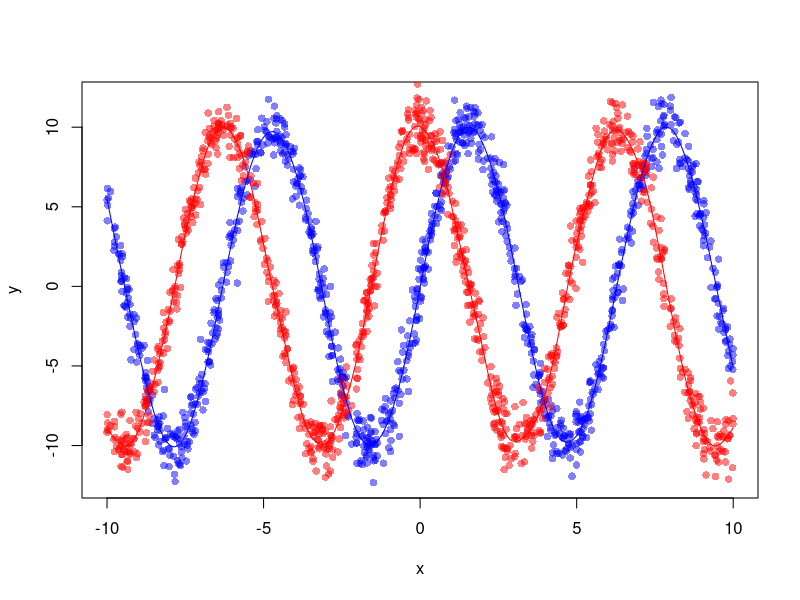
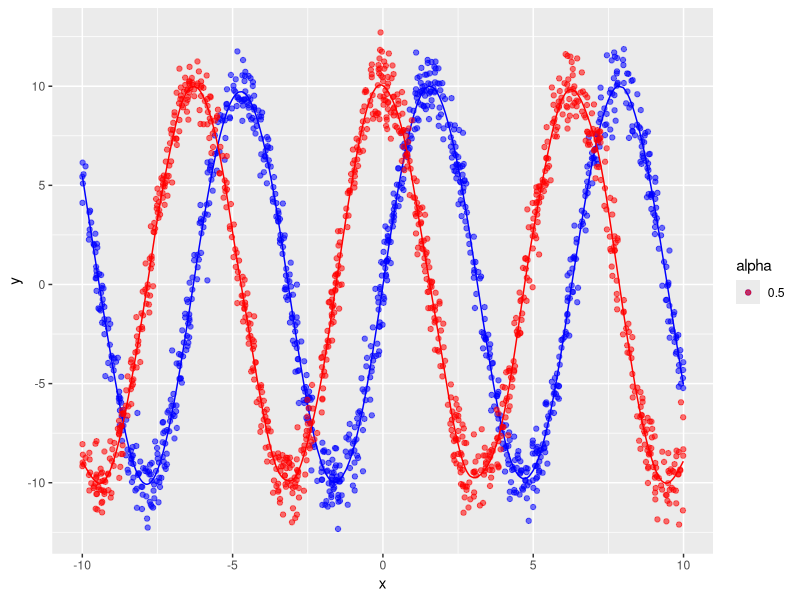
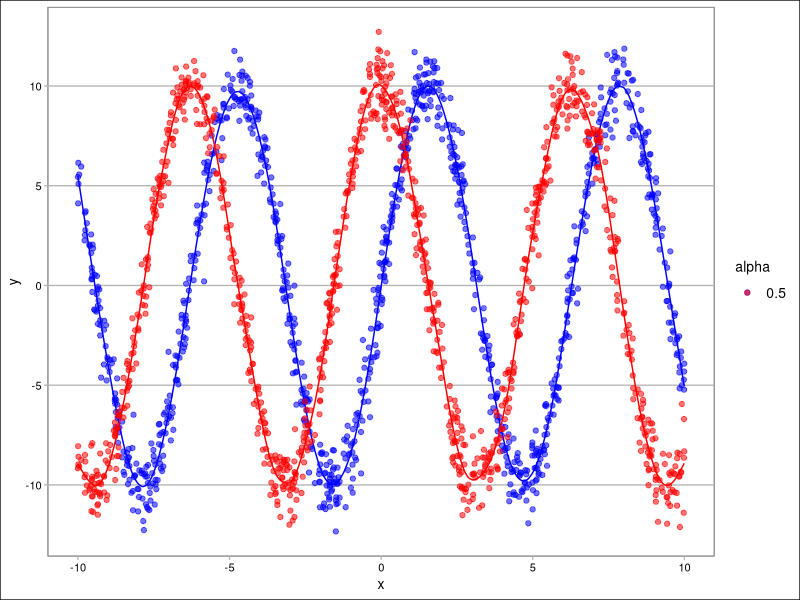
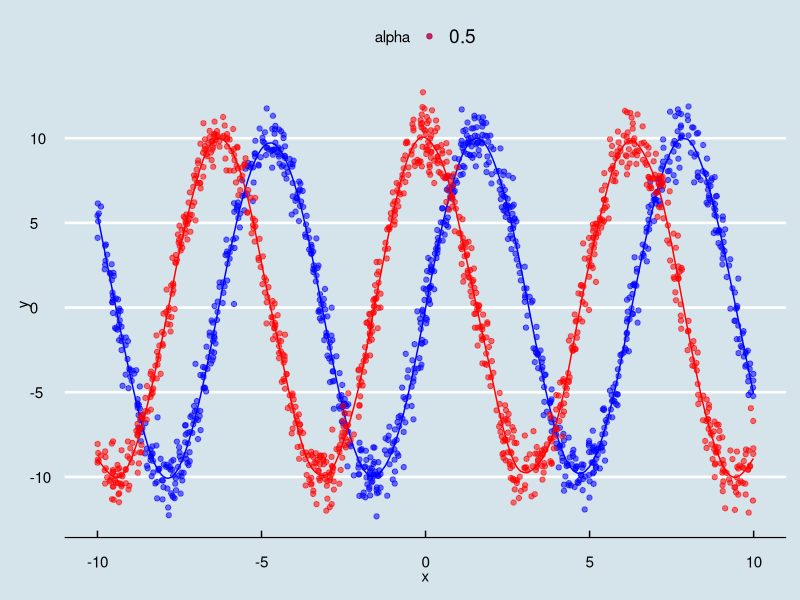
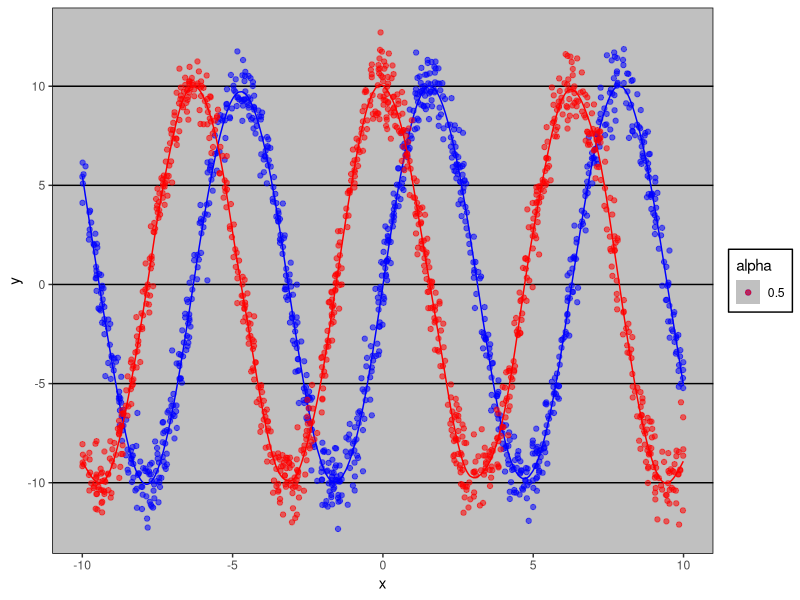
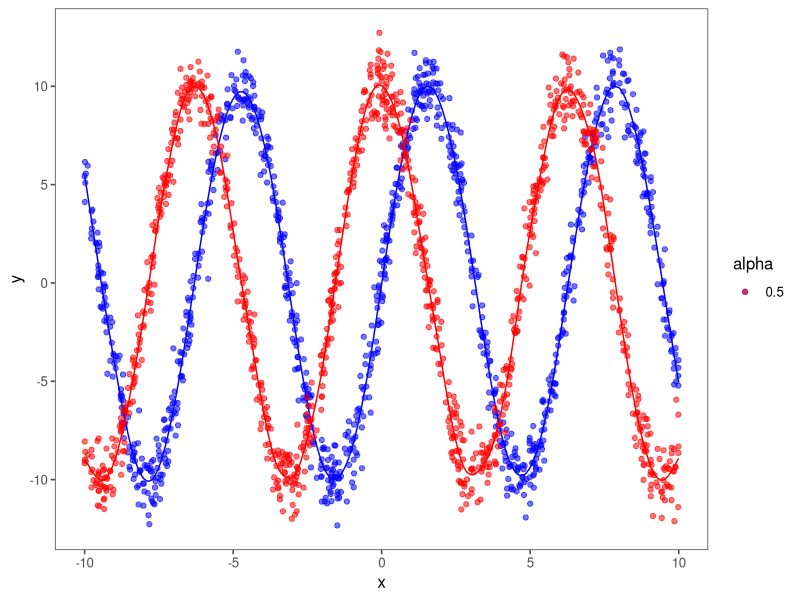
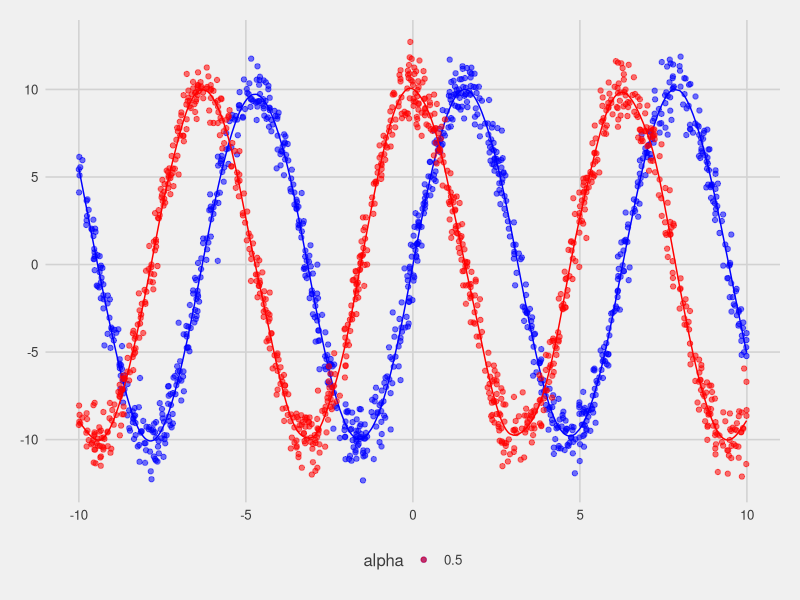
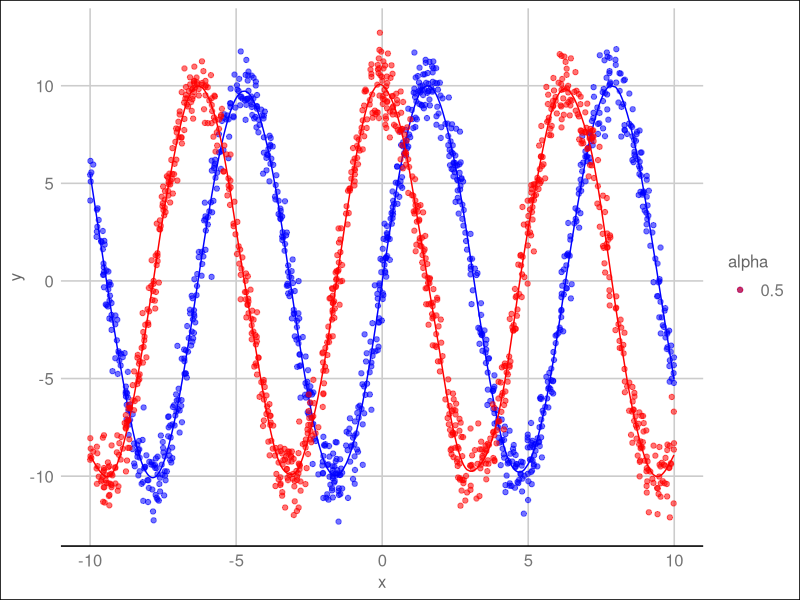

Source code (R) for these figures, in order:
## ---- chunk 1
knitr::opts_chunk$set(cache = TRUE, warning = FALSE, message = FALSE)
library(ggplot2)
library(ggthemes)
library(gridExtra)
## ---- chunk 2
x <- runif(1000, min = -10, max = 10)
y <- 10 * sin(x) + rnorm(1000, 0, 1)
fit.y <- smooth.spline(x, y)
z <- 10 * cos(x) + rnorm(1000, 0, 1)
fit.z <- smooth.spline(x, z)

plot(x, y, col = rgb(0, 0, 1, .5), pch = 16)
points(x, z, col = rgb(1, 0, 0, .5), pch = 16)
lines(fit.y, col = rgb(0, 0, 1))
lines(fit.z, col = rgb(1, 0, 0))
## ---- chunk 3
hat.y <- predict(fit.y)
hat.z <- predict(fit.z)

base.plot <- ggplot() +
  geom_point(aes(x = x, y = y, alpha = 0.5), color = "blue") +
  geom_line(aes(x = hat.y$x, y = hat.y$y), color = "blue", se = FALSE) + 
  geom_point(aes(x = x, y = z, alpha = 0.5), color = "red") +
  geom_line(aes(x = hat.z$x, y = hat.z$y), color = "red", se = FALSE) +
  guides(fill=FALSE)

base.plot
base.plot + theme_calc()
base.plot + theme_economist() + scale_colour_economist()
base.plot + theme_excel() + scale_colour_excel()
base.plot + theme_few() + scale_colour_few()
base.plot + theme_fivethirtyeight()
base.plot + theme_gdocs() + scale_colour_gdocs()
base.plot + theme_hc() + scale_colour_hc()
base.plot + theme_hc(bgcolor = "darkunica") + scale_colour_hc("darkunica")
base.plot + theme_par()
base.plot + theme_pander() + scale_colour_pander()
base.plot + theme_solarized() + scale_colour_solarized()
base.plot + theme_stata()
base.plot + theme_tufte()
base.plot + theme_wsj()
